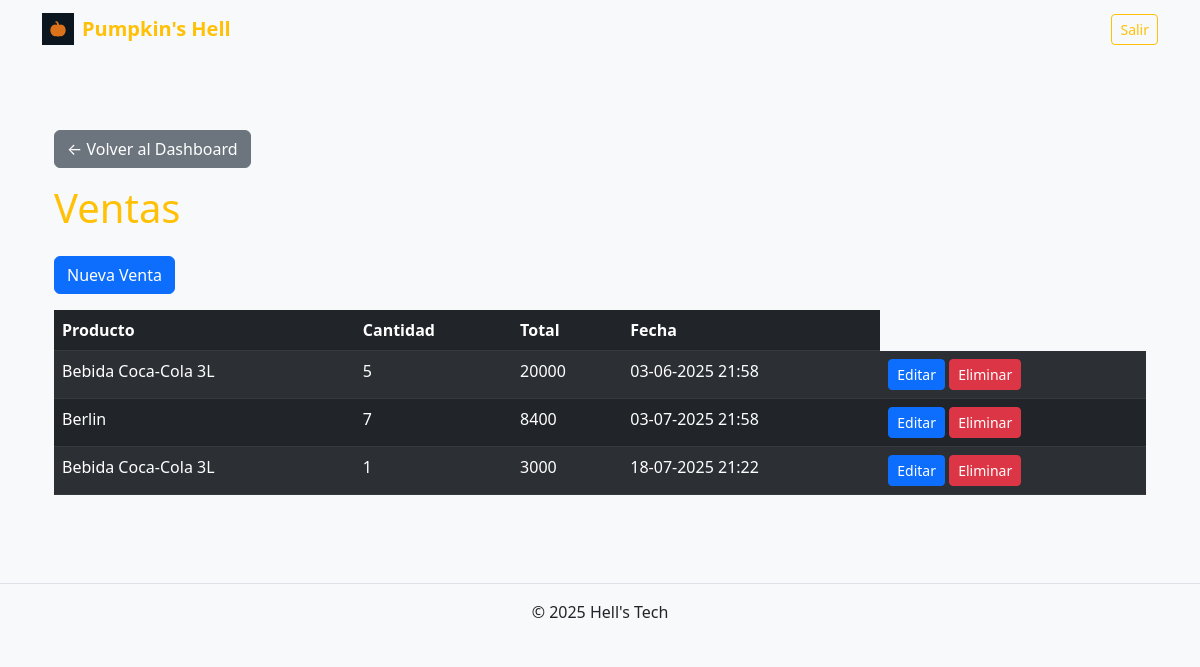
/ventas/ (signed in), run on the app's committed database.
### ventas/models.py (models this page shows, shortened)
class DetalleVenta(models.Model):
    venta    = models.ForeignKey(Venta, related_name='detalles', on_delete=models.CASCADE)
    producto = models.ForeignKey(Producto, on_delete=models.CASCADE)
    cantidad = models.PositiveIntegerField()
    precio   = models.PositiveIntegerField() # precio unitario al momento de la venta

class Producto(models.Model):
    nombre    = models.CharField(max_length=100, unique=True)
    precio    = models.PositiveIntegerField(verbose_name="Precio")
    stock     = models.PositiveIntegerField(default=0)
    proveedor = models.ForeignKey('Proveedor', on_delete=models.PROTECT, related_name='productos')
    activo    = models.BooleanField(default=True)

class Venta(models.Model):
    total = models.BigIntegerField(default=0)
    usuario = models.ForeignKey('auth.User', on_delete=models.CASCADE)
    fecha = models.DateTimeField(default=timezone.now)
    medio_pago = models.CharField(max_length=20, choices=[
        ("Crédito", "Tarjeta Crédito"),
        ("Débito", "Tarjeta Débito"),
        ("Efectivo", "Efectivo"),
    ])

### ventas/views.py (the view)
# urls.py: path('ventas/', VentaList.as_view(), name='ventas_list'),
class VentaList(LoginRequiredMixin, ListView):
    model = Venta
    template_name = 'ventas/venta_list.html'
    context_object_name = 'ventas'
    def get_context_data(self, **kwargs):
        context = super().get_context_data(**kwargs)
        context['es_bodeguero'] = self.request.user.groups.filter(name='Bodeguero').exists()
        context['es_jefe'] = self.request.user.groups.filter(name='Jefe').exists()
        return context

### ventas/context_processors.py (called while the page is built)
def roles(request):
    ctx = {}
    user = request.user
    if user.is_authenticated:
        grupos = set(user.groups.values_list('name', flat=True))
        ctx['es_jefe']      = 'Jefe'      in grupos
        ctx['es_bodeguero'] = 'Bodeguero' in grupos
        ctx['es_cajero']    = 'Cajero'    in grupos
    return ctx

### ventas/templates/ventas/venta_list.html (shortened to what this page needs)
{% extends "base.html" %}
{% load static %}
{% block content %}
  <div class="container py-4">
   {% if es_jefe %}
     <a href="{% url 'dashboard_jefe' %}" class="btn btn-secondary mb-3">
       ← Volver al Dashboard
     </a>
   {% endif %}
    <h1 class="mb-4 text-warning">Ventas</h1>
    <a href="{% url 'venta_create' %}" class="btn btn-primary mb-3">Nueva Venta</a>
<table class="table table-striped table-dark">
  <thead>
    <tr>
      <th>Producto</th>
      <th>Cantidad</th>
      <th>Total</th>
      <th>Fecha</th>
    </tr>
  </thead>
  <tbody>
  {% for venta in ventas %}
    {% for detalle in venta.detalles.all %}
      <tr>
        <td>{{ detalle.producto.nombre }}</td>
        <td>{{ detalle.cantidad }}</td>
        {% if forloop.first %}
          <td rowspan="{{ venta.detalles.count }}">{{ venta.total }}</td>
          <td rowspan="{{ venta.detalles.count }}">{{ venta.fecha|date:"d-m-Y H:i" }}</td>
          <td rowspan="{{ venta.detalles.count }}">
            <a href="{% url 'venta_update' venta.pk %}" class="btn btn-sm btn-primary">Editar</a>
            <a href="{% url 'venta_delete' venta.pk %}" class="btn btn-sm btn-danger">Eliminar</a>
          </td>
        {% endif %}
      </tr>
    {% endfor %}
  {% empty %}
    <tr>
      <td colspan="5" class="text-center">No hay ventas registradas.</td>
    </tr>
  {% endfor %}
</tbody>
</table>
  </div>
{% endblock %}

### ventas/templates/base.html (style rules this page uses)
:root { --pos-orange: #ff8800; }

### data on the page
Venta: total "20000", fecha "03-06-2025 21:58"
DetalleVenta: producto.nombre "Bebida Coca-Cola 3L", cantidad "5"
Venta: total "8400", fecha "03-07-2025 21:58"
DetalleVenta: producto.nombre "Berlin", cantidad "7"
Venta: total "3000", fecha "18-07-2025 21:22"
DetalleVenta: producto.nombre "Bebida Coca-Cola 3L", cantidad "1"
